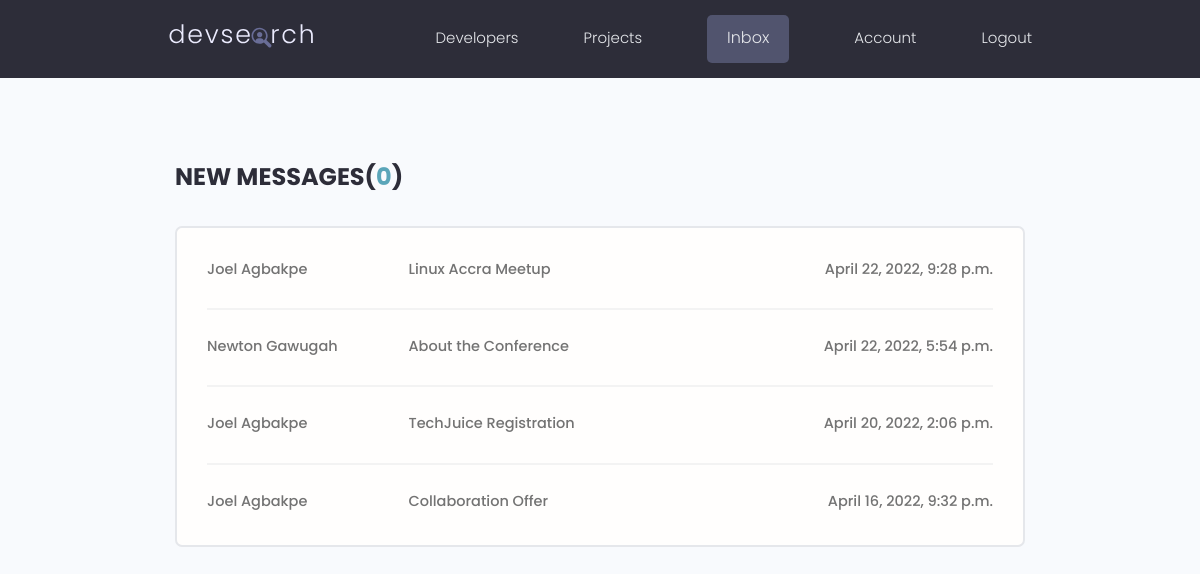
The app's page /messages/inbox/ (signed in) with its own data.
### users/models.py (models this page shows, shortened)
class Message(models.Model):
    id = models.UUIDField(
        default=uuid.uuid4, unique=True,
        primary_key=True, editable=False
    )
    sender = models.ForeignKey(Profile, on_delete=models.SET_NULL, null=True, blank=True)
    recipient = models.ForeignKey(
        Profile, on_delete=models.SET_NULL, null=True, blank=True, related_name='messages'
    )
    name = models.CharField(max_length=200, blank=True, null=True)
    email = models.EmailField(blank=True, null=True)
    subject = models.CharField(max_length=300, blank=True, null=True)
    body = models.TextField()
    is_read = models.BooleanField(default=False, null=True)
    created = models.DateTimeField(auto_now_add=True)
    class Meta:
        ordering = ['is_read', '-created']

### users/views.py (the view)
# urls.py: path('messages/inbox/', views.inbox, name='inbox'),
@login_required(login_url='login')
def inbox(request):
    section = 'inbox'
    profile = request.user.profile
    inboxMessages = profile.messages.all()
    unreadMessages = inboxMessages.filter(is_read=False).count()
    template_name = 'users/inbox.html'
    context = {
        'section': section, 'inboxMessages': inboxMessages,
        'unreadMessages': unreadMessages,
    }
    return render (request, template_name, context)

### users/templates/users/inbox.html
{% extends 'main.html' %}
{% block content %}
  <main class="inbox my-xl">
    <div class="content-box">
      <h3 class="inbox__title">New Messages(<span>{{unreadMessages}}</span>)</h3>
      <ul class="messages">
        {% for message in inboxMessages %}
        {% if message.is_read == False %}
        <li class="message message--unread">
        {% else %}
        <li class="message">
        {% endif %}
          <a href="{% url 'read-message' message.id %}">
            <span class="message__author">{{message.name}}</span>
            <span class="message__subject">{{message.subject}}</span>
            <span class="message__date">{{message.created}}</span>
          </a>
        </li>
        {% endfor %}
      </ul>
    </div>
  </main>
  {% endblock content %}

### static/styles/app.css (style rules this page uses)
:root { --color-sub: #2d2d39; }
.content-box { width: 95%; max-width: 85rem; margin: 0 auto; }
.inbox { height: 90vh; }
.inbox__title, .inbox__title span { font-size: 2.4rem; font-weight: 700; color: var(--color-sub); text-transform: uppercase; text-align: left; margin-bottom: 3rem; }
.inbox__title span { color: var(--color-main); }
.messages { list-style: none; background: var(--color-white); padding: 0.5rem 3rem; border: 2px solid var(--color-light); border-radius: 0.7rem; }
.message { padding: 2.5rem 0; }
.message > a span { font-size: 1.45rem; font-weight: 500; }
.message:not(:last-child) { border-bottom: 2px solid var(--color-white-light); }
.message > a { display: flex; gap: 1rem; }
.message__author, .message__date { flex-basis: 25%; }
.message__subject { flex-basis: 50%; }
.message__date { text-align: right; }

### static/uikit/styles/modules/_variables.css (style rules this page uses)
:root { --color-main: #5aa5b9; --color-main-light: #e6faff; --color-sub: #3f4156; --color-sub-light: #51546e; --color-sub-lighter: #ededfd; --color-text: #737373; --color-gray: #8b8b8b; --color-light: #e5e7eb; --color-light-gray: #767676; --color-bg: #f8fafd; --color-white: #fffefd; --color-white-light: #f3f3f3; --color-success: #359e64; --color-success-bg: #def8e8; --color-error: #fc4b0b; --color-error-bg: #fff2ee; --font-base: 'Poppins', arial, helvetica, 'Segoe UI', roboto, ubuntu, sans-serif; --font-monospace: 'Fira Code', 'Courier New', courier, monospace; --font-regular: 300; --font-medium: 500; --font-bold: 700; --generic-shadow: 1px 1px 5px #00000010; --generic-transition: all 0.3s ease-in-out; }

### static/uikit/styles/modules/_base.css (style rules this page uses)
* { margin: 0; padding: 0; box-sizing: border-box; text-rendering: optimizeLegibility; color: inherit; font-size: inherit; }
html { font-size: 50%; }
@media only screen and (min-width: 480px) { html { font-size: 56.25%; } }
@media only screen and (min-width: 1200px) { html { font-size: 62.5%; } }
body { line-height: 1.6; font-weight: 400; font-size: 1.5rem; color: var(--color-text); background-color: var(--color-bg); min-height: 100vh; }

### static/uikit/styles/modules/_typography.css (style rules this page uses)
* { font-family: var(--font-base); }
h3 { font-size: 3.2rem; font-weight: var(--font-medium); }
p, span, strong { font-size: 1.6rem; color: var(--color-text); font-weight: var(--font-regular); }
a { padding-bottom: 2px; text-decoration: none; display: inline-block; color: var(--color-main); font-weight: var(--font-medium); }

### static/uikit/styles/modules/_utilities.css (style rules this page uses)
.my-xl { margin: 8rem auto; }

### records on screen
Message: name "Joel Agbakpe", subject "Linux Accra Meetup", created "April 22, 2022, 9:28 p.m."
Message: name "Newton Gawugah", subject "About the Conference", created "April 22, 2022, 5:54 p.m."
Message: name "Joel Agbakpe", subject "TechJuice Registration", created "April 20, 2022, 2:06 p.m."
Message: name "Joel Agbakpe", subject "Collaboration Offer", created "April 16, 2022, 9:32 p.m."

### other values on screen
{{ unreadMessages }} "0"
